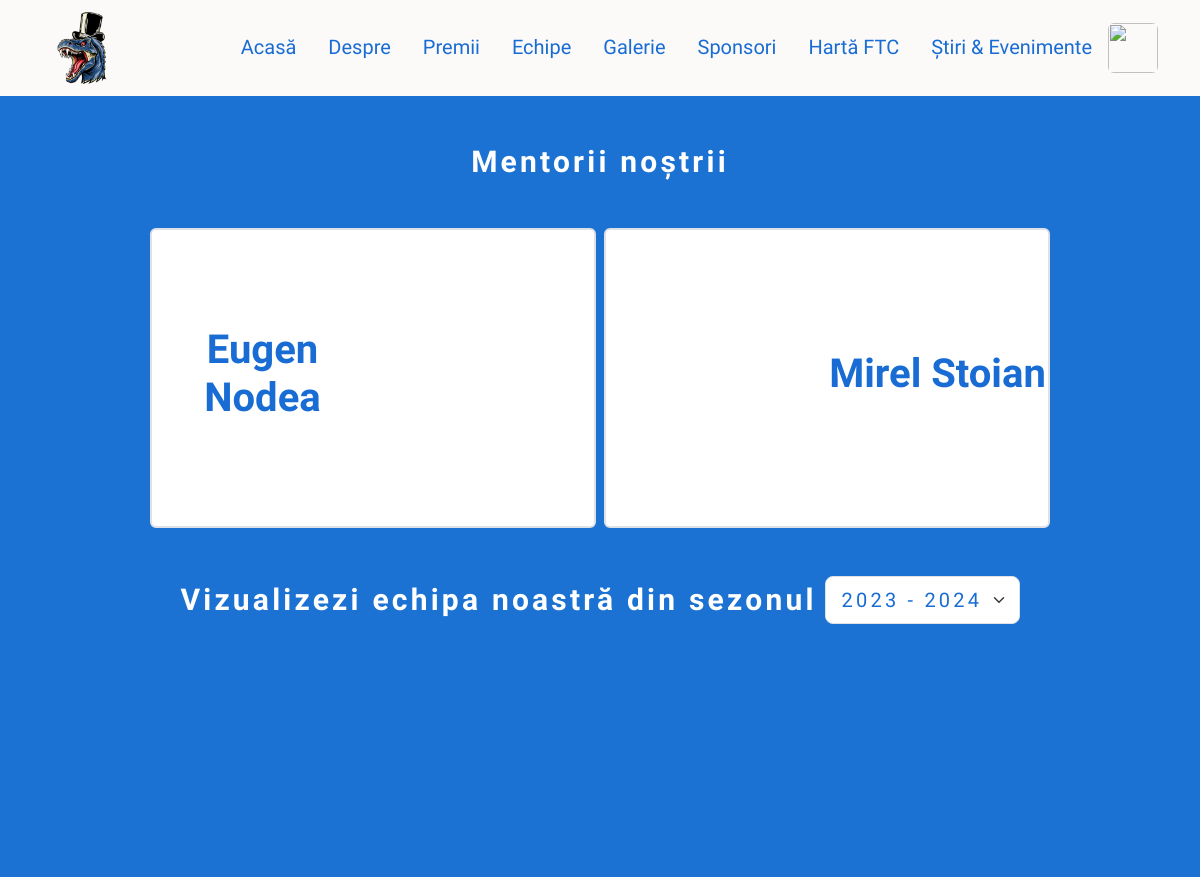
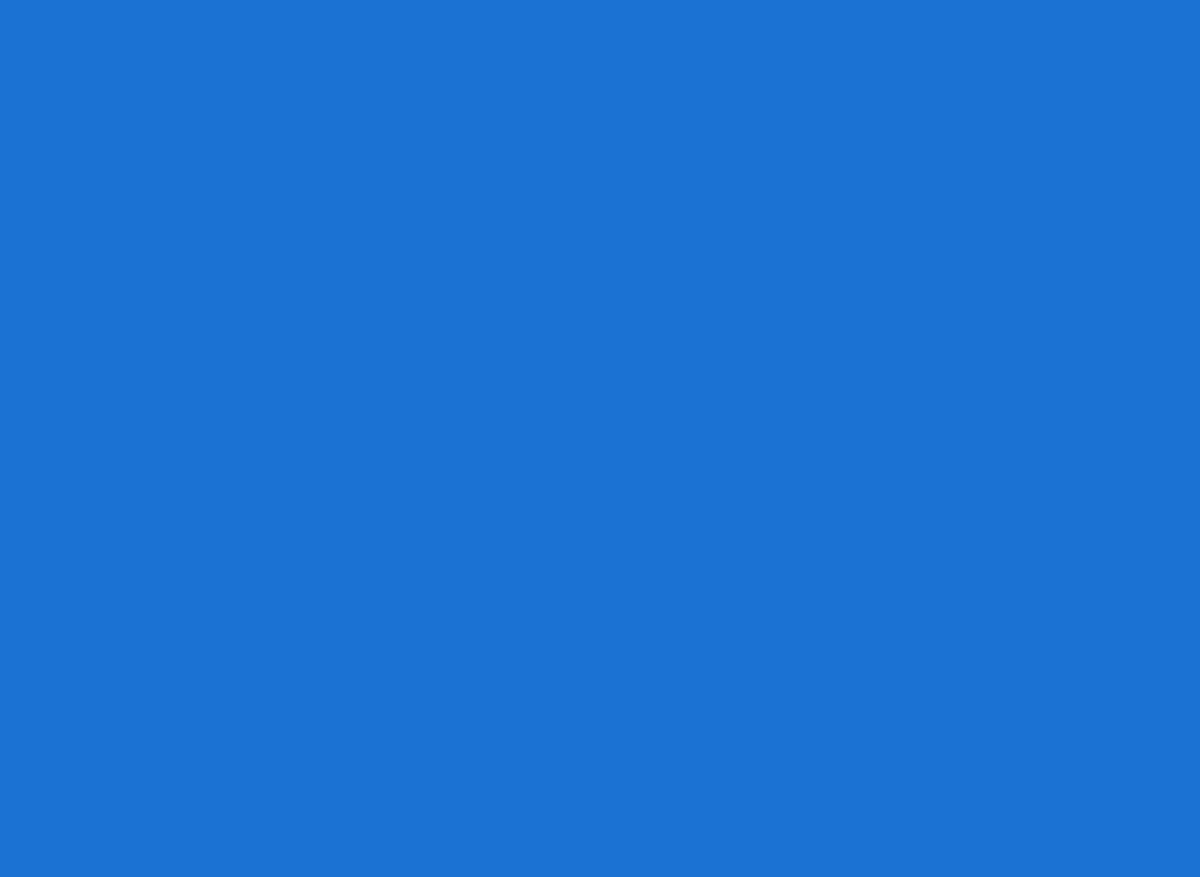
The page /team/2024 (upper part) on the database as committed earlier (2 pictures, top to bottom).
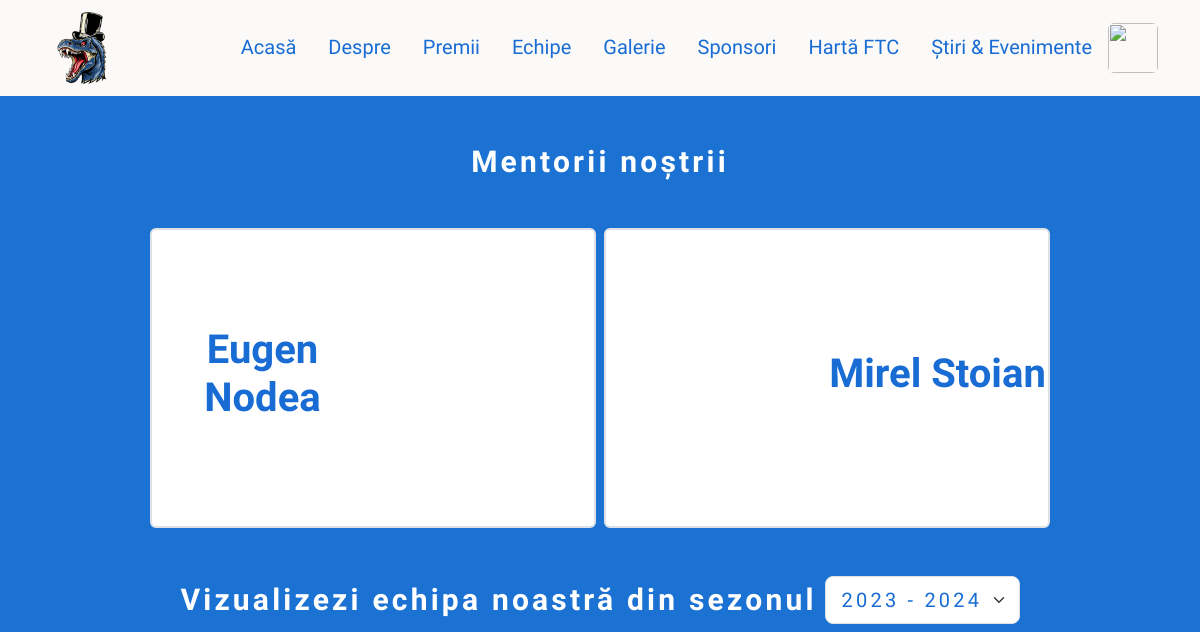
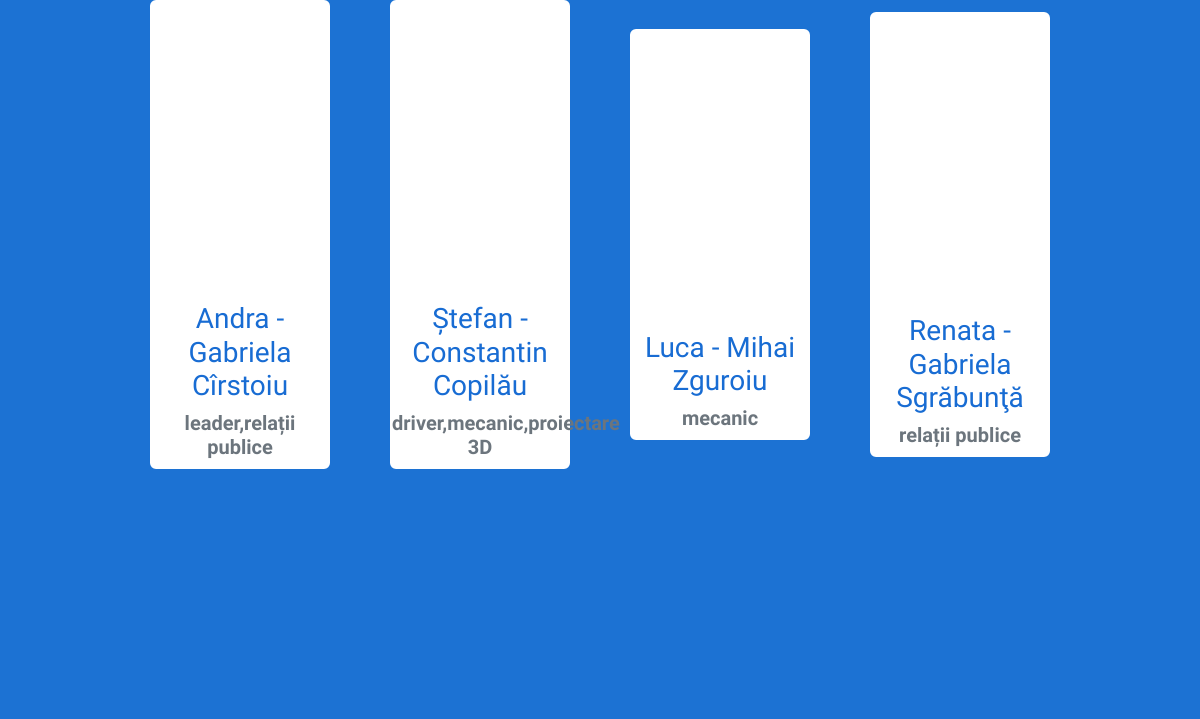
The same page on the database as committed later (2 pictures, top to bottom).
### tables this page shows
CREATE TABLE `members` (
  `id` int(11) NOT NULL,
  `nume` varchar(250) NOT NULL,
  `rol` text NOT NULL,
  `poza` varchar(500) NOT NULL,
  `an` set('2019','2020','2021','2022','2023','2024') NOT NULL,
  `imp` text NOT NULL
);

### teams.php (the view, shortened to what the changed rows need)
<?php
    $db['mentenanta'] = true;
    $db['table'] = "members";
    $conn = mysqli_connect($db['server'], $db['user'], $db['password'], $db['name']);
    $router['lang'] = $l = (isset($_COOKIE['language'])) ? $_COOKIE['language'] : 1;
    $years_of_activity = array("2019", "2020", "2021", "2022", "2023", "2024");
    $year = (isset($_GET['y']) && in_array($_GET['y'], $years_of_activity)) ? $_GET['y'] : "2023";
?>
<!DOCTYPE html>
<html lang="<?php echo ($l == 1) ? "ro" : "en"; ?>">
<head>
    <link href="/static/styles.css" rel="stylesheet">
    <link href="https://cdn.jsdelivr.net/npm/bootstrap@5.3.0/dist/css/bootstrap.min.css" rel="stylesheet">
</head>
<body class="tb-background overflow-x-hidden">
    <section class="tb-hero overflow-hidden">
        <h1 class="text-unbounded text-center text-white mt-5"><?php echo ($l == 1) ? "Mentorii noștrii" : "Our mentors"; ?></h1>
        <div class="d-flex w-75 w-sm-100 m-auto gap-2 mt-5 fl-cont" id="Second">
            <div class="w-50 w-md-100 bg-white d-flex align-items-center justify-content-end border border-2 rounded fl-cont fil" style="min-height: 300px;">
                <div class="w-50 text-center">
                    <h1 class="text-blue fw-bold">Eugen Nodea</h1>
                </div>
            </div>
            <div class="w-50 w-md-100 bg-white d-flex align-items-center justify-content-start border border-2 rounded fl-cont fir" style="min-height: 300px;">
                <div class="w-50 text-center">
                    <h1 class="text-blue fw-bold">Mirel Stoian</h1>
                </div>
            </div>
        </div>
        <h1 class="text-unbounded text-center justify-content-center text-white mt-5 d-flex align-items-center gap-2 fl-cont"><?php echo ($l == 1) ? "Vizualizezi echipa noastră din sezonul" : "You are viewing our team from season"; ?>
        <select class="form-select form-select-lg text-unbounded text-blue w-sm-100" style="width: auto;" id="year">
                <option class="text-unbounded" value="2024" <?php if ($year == '2024') echo "selected"; ?>>2023 - 2024</option>
        </select></h1>
        <div class="w-75 w-sm-100 m-auto d-flex justify-content-between align-items-center gap-3 flex-wrap fl-cont" id="Thrid">
            <?php
                $contor = 0;
                $members = mysqli_query($conn, "SELECT * FROM `" . $db['table'] . "` WHERE `an` LIKE '%" . $year . "%' ORDER BY `nume`");
                $members_array = array();
                $roles = array(
                    'marketing' => 'marketing',
                    'mechanic' => 'mecanic',
                    'programmer' => 'programator',
                    'public relations' => 'relații publice',
                    '3D designer' => 'designer 3D',
                    'CAD' => 'proiectare 3D',
                    'outreach' => 'outreach',
                    'driver' => 'driver',
                    'mascot' => 'mascotă'
                );
                while ($cont = mysqli_fetch_assoc($members)) {
                    $member_object = new Member();
                    $nume = $cont['nume'];
                    $rolesArray = explode(",", $cont['rol']);
                    $rol = ($l == 1) ? implode(",", array_map(function($term) use ($roles) {
                        return isset($roles[$term]) ? $roles[$term] : $term;
                    }, $rolesArray)) : $cont['rol'];
                    $poza = $cont['poza'];
                    $imp = explode(",", $cont['imp']);
                    foreach ($imp as $key => $value) {
                        $imp[2019 + $key] = $value;
                    }
                    $an = $cont['an'];
                    $member_object->nume = $nume;
                    $member_object->rol = $rol;
                    $member_object->poza = str_replace("&#226;", "â", str_replace("&#351;", "ș", str_replace("&#350;", "Ș", str_replace("&#355;", "ț", $poza))));
                    $member_object->imp = $imp[$year];
                    $member_object->an = $an;
                    array_push($members_array, $member_object);
                }
                usort($members_array, function ($a, $b) {
                    if ($a->imp == $b->imp)
                        return 0;
                    elseif ($a->imp > $b->imp)
                        return -1;
                    else
                        return 1;
                });
                foreach ($members_array as $member) {
                    $contor = $contor + 1;
            ?>
            <div class="w-20 w-sm-100 d-flex flex-column rounded border border-2 border-white bg-white <?php
                $elementsPerRow = 4;
                if ($contor % $elementsPerRow == 1) echo "fil";
                else if ($contor % $elementsPerRow == 0) echo "fir";
                else echo "fib";
            ?>" style="min-height: 45vh;" id="Third<? echo $contor; ?>">
                <div style="background-image: url('<?php echo $member->poza; ?>'); background-size: cover; background-position: center; min-height: 300px; aspect-ratio: 1:1 !important;" id="<?php echo $member->nume; ?> "></div>
                <h3 class="text-center text-blue"><?php if ($member->nume == "Andrei Fr&#238;ntu") echo "<a href='https://codulluiandrei.ro/' style='color: #8282ff; text-decoration: none;'>" . $member->nume . "</a>"; else echo $member->nume; ?></h3>
                <h5 class="text-center text-secondary fw-bold"><?php echo $member->rol; ?></h5>
            </div>
            <?php
                }
            ?>
        </div>
    </section>
</body>
</html>

Rows that differ between the two databases and show on the page:
now on this page (row edited): members: nume "Andra - Gabriela Cîrstoiu", rol "leader,relații publice"
now on this page (row unchanged): members: nume "Ştefan - Constantin Copilău", rol "driver,mecanic,proiectare 3D"
now on this page (row unchanged): members: nume "Luca - Mihai Zguroiu", rol "mecanic"
now on this page (row edited): members: nume "Renata - Gabriela Sgrăbunţă", rol "relații publice"
